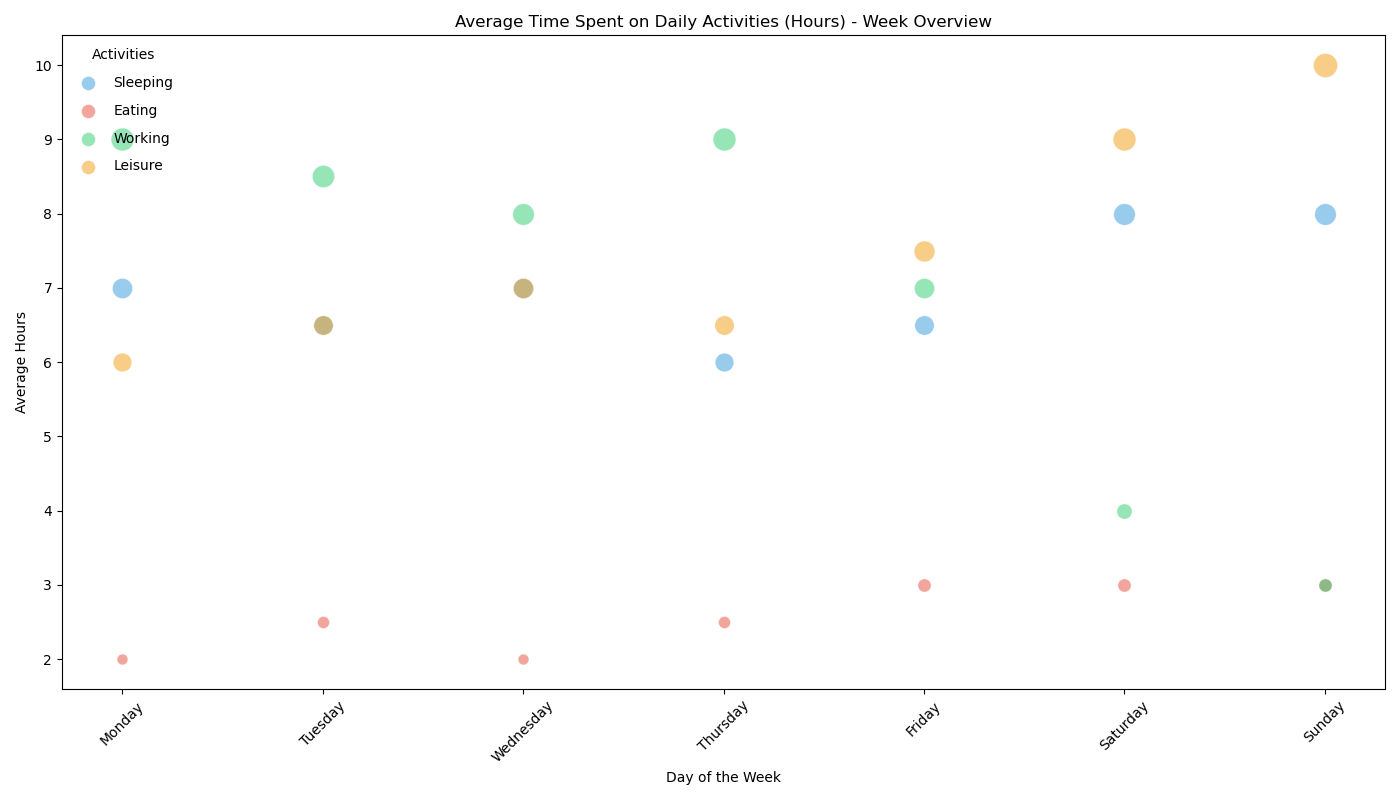

Recreate this plot in Python.

import matplotlib.pyplot as plt

# Data
days = ['Monday', 'Tuesday', 'Wednesday', 'Thursday', 'Friday', 'Saturday', 'Sunday']
sleeping = [7, 6.5, 7, 6, 6.5, 8, 8]       # Average hours spent on sleeping
eating = [2, 2.5, 2, 2.5, 3, 3, 3]         # Average hours spent on eating
working = [9, 8.5, 8, 9, 7, 4, 3]          # Average hours spent on working
leisure = [6, 6.5, 7, 6.5, 7.5, 9, 10]     # Average hours spent on leisure

# Plot setting (adjusting width and height)
plt.figure(figsize=(14, 8))

# Bubble chart
for i in range(len(days)):
    plt.scatter(days[i], sleeping[i], s=sleeping[i]*30, alpha=0.5, color='#3498db', edgecolors='w', linewidth=0.5)
    plt.scatter(days[i], eating[i], s=eating[i]*30, alpha=0.5, color='#e74c3c', edgecolors='w', linewidth=0.5)
    plt.scatter(days[i], working[i], s=working[i]*30, alpha=0.5, color='#2ecc71', edgecolors='w', linewidth=0.5)
    plt.scatter(days[i], leisure[i], s=leisure[i]*30, alpha=0.5, color='#f39c12', edgecolors='w', linewidth=0.5)

# Customizing the plot
plt.title('Average Time Spent on Daily Activities (Hours) - Week Overview')
plt.xlabel('Day of the Week')
plt.ylabel('Average Hours')
plt.xticks(rotation=45)

# Custom legend
for activity, color in zip(["Sleeping", "Eating", "Working", "Leisure"], ['#3498db', '#e74c3c', '#2ecc71', '#f39c12']):
    plt.scatter([], [], alpha=0.5, s=100, label=activity, color=color, edgecolors='w', linewidth=0.5)
plt.legend(scatterpoints=1, frameon=False, labelspacing=1, loc='upper left', title="Activities")

plt.tight_layout()
plt.show()
